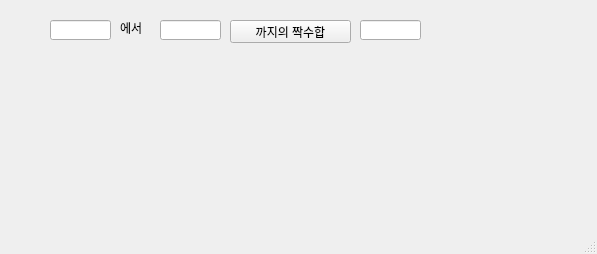
<?xml version="1.0" encoding="UTF-8"?>
<ui version="4.0">
 <class>MainWindow</class>
 <widget class="QMainWindow" name="MainWindow">
  <property name="geometry">
   <rect>
    <x>0</x>
    <y>0</y>
    <width>597</width>
    <height>254</height>
   </rect>
  </property>
  <property name="windowTitle">
   <string>MainWindow</string>
  </property>
  <widget class="QWidget" name="centralwidget">
   <widget class="QLineEdit" name="le1">
    <property name="geometry">
     <rect>
      <x>50</x>
      <y>20</y>
      <width>61</width>
      <height>20</height>
     </rect>
    </property>
   </widget>
   <widget class="QLineEdit" name="le2">
    <property name="geometry">
     <rect>
      <x>160</x>
      <y>20</y>
      <width>61</width>
      <height>20</height>
     </rect>
    </property>
   </widget>
   <widget class="QPushButton" name="pb">
    <property name="geometry">
     <rect>
      <x>230</x>
      <y>20</y>
      <width>121</width>
      <height>23</height>
     </rect>
    </property>
    <property name="text">
     <string>까지의 짝수합</string>
    </property>
   </widget>
   <widget class="QLineEdit" name="le_result">
    <property name="geometry">
     <rect>
      <x>360</x>
      <y>20</y>
      <width>61</width>
      <height>20</height>
     </rect>
    </property>
   </widget>
   <widget class="QLabel" name="lbl_2">
    <property name="geometry">
     <rect>
      <x>120</x>
      <y>20</y>
      <width>41</width>
      <height>16</height>
     </rect>
    </property>
    <property name="text">
     <string>에서</string>
    </property>
   </widget>
  </widget>
  <widget class="QMenuBar" name="menubar">
   <property name="geometry">
    <rect>
     <x>0</x>
     <y>0</y>
     <width>597</width>
     <height>21</height>
    </rect>
   </property>
  </widget>
  <widget class="QStatusBar" name="statusbar"/>
 </widget>
 <resources/>
 <connections/>
</ui>
